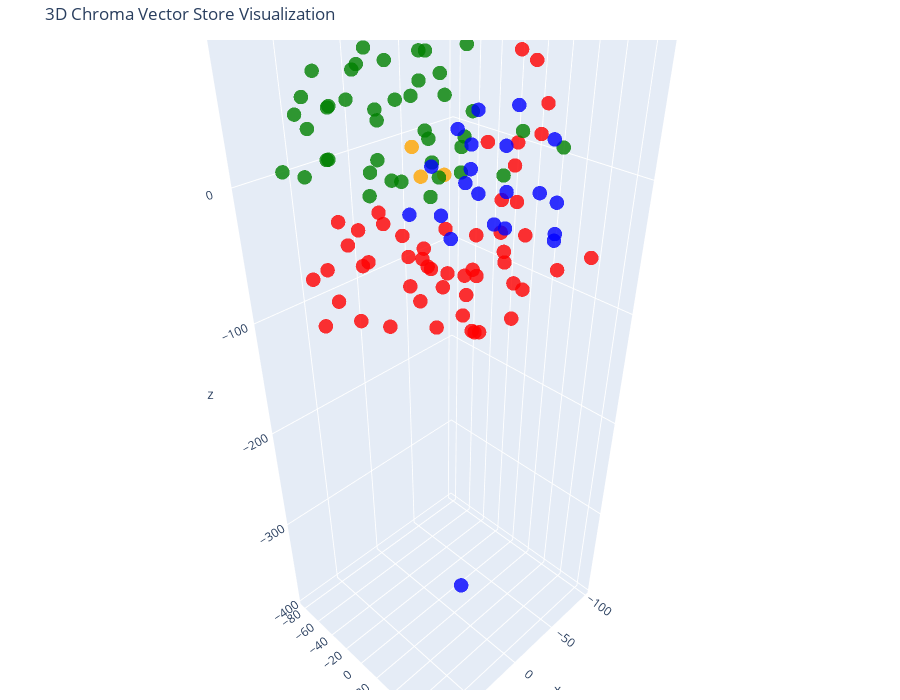

Notebook cell for this chart:
### Code cell
# 3Dを試してみましょう！

tsne = TSNE(n_components=3, random_state=42)
reduced_vectors = tsne.fit_transform(vectors)

# 3D散布図を作成します
fig = go.Figure(data=[go.Scatter3d(
    x=reduced_vectors[:, 0],
    y=reduced_vectors[:, 1],
    z=reduced_vectors[:, 2],
    mode='markers',
    marker=dict(size=5, color=colors, opacity=0.8),
    text=[f"Type: {t}<br>Text: {d[:100]}..." for t, d in zip(doc_types, documents)],
    hoverinfo='text'
)])

fig.update_layout(
    title='3D Chroma Vector Store Visualization',
    scene=dict(xaxis_title='x', yaxis_title='y', zaxis_title='z'),
    width=900,
    height=700,
    margin=dict(r=20, b=10, l=10, t=40)
)

fig.show()

### Figure 1 — Plotly figure (JSON) as saved in the notebook; plotly's stock layout.template omitted (floating-point values rounded to 4 significant figures)
{"data": [{"hoverinfo": "text", "marker": {"color": ["orange", "orange", "orange", "red", "red", "red", "red", "red", "red", "red", "red", "red", "red", "red", "red", "red", "red", "red", "red", "red", "red", "red", "red", "red", "red", "red", "red", "red", "red", "red", "red", "red", "red", "red", "red", "red", "red", "red", "red", "red", "red", "red", "red", "red", "red", "red", "red", "red", "red", "red", "red", "red", "red", "red", "red", "green", "green", "green", "green", "green", "green", "green", "green", "green", "green", "green", "green", "green", "green", "green", "green", "green", "green", "green", "green", "green", "green", "green", "green", "green", "green", "green", "green", "green", "green", "green", "green", "green", "green", "green", "green", "green", "green", "green", "green", "green", "green", "green", "green", "green", "green", "green", "blue", "blue", "blue", "blue", "blue", "blue", "blue", "blue", "blue", "blue", "blue", "blue", "blue", "blue", "blue", "blue", "blue", "blue", "blue", "blue", "blue"], "opacity": 0.8, "size": 5}, "mode": "markers", "text": ["Type: company<br>Text: # About Insurellm\n\nInsurellm was founded by Avery Lancaster in 2015 as an insurance tech startup des...", "Type: company<br>Text: # Careers at Insurellm\n\nInsurellm is hiring! We are looking for talented software engineers, data sc...", "Type: company<br>Text: # Overview of Insurellm\n\nInsurellm is an innovative insurance tech firm with 200 employees across th...", "Type: contracts<br>Text: # Contract with Apex Reinsurance for Rellm: AI-Powered Enterprise Reinsurance Solution\n\n## Terms\n\n1....", "Type: contracts<br>Text: ## Renewal\n\n1. **Automatic Renewal**: This Agreement will automatically renew for successive one-yea...", "Type: contracts<br>Text: 2. **Seamless Integrations**: The architecture of Rellm allows for easy integration with existing sy...", "Type: contracts<br>Text: 1. **Technical Support**: Provider shall offer dedicated technical support to the Client via phone, ...", "Type: contracts<br>Text: **Insurellm, Inc.**  \n_____________________________  \nAuthorized Signature   \nDate: ________________...", "Type: contracts<br>Text: # Contract with Belvedere Insurance for Markellm\n\n## Terms\nThis Contract (\"Agreement\") is made and e...", "Type: contracts<br>Text: ## Renewal\n1. **Renewal Terms**: This Agreement may be renewed for additional one-year terms upon mu...", "Type: contracts<br>Text: ## Features\n1. **AI-Powered Matching**: Belvedere Insurance will benefit from Markellm's AI-powered ...", "Type: contracts<br>Text: ## Support\n1. **Technical Support**: Technical support will be available from 9 AM to 7 PM EST, Mond...", "Type: contracts<br>Text: **Belvedere Insurance**  \nSignature: ______________________  \nName: [Authorized Signatory]  \nTitle: ...", "Type: contracts<br>Text: # Contract with BrightWay Solutions for Markellm\n\n**Contract Date:** October 5, 2023  \n**Contract ID...", "Type: contracts<br>Text: 3. **Service Level Agreement (SLA):**  \n   Insurellm commits to a 99.9% uptime for the platform with...", "Type: contracts<br>Text: 2. **Real-Time Quote Availability:**  \n   Consumers sourced via BrightWay Solutions will receive rea...", "Type: contracts<br>Text: 3. **Training and Onboarding:**  \n   Insurellm agrees to provide one free training session on how to...", "Type: contracts<br>Text: # Contract with EverGuard Insurance for Rellm: AI-Powered Enterprise Reinsurance Solution\n\n**Contrac...", "Type: contracts<br>Text: 4. **Usage Rights**: EverGuard Insurance is granted a non-exclusive, non-transferable license to acc...", "Type: contracts<br>Text: 1. **Core Functionality**: Rellm provides EverGuard Insurance with advanced AI-driven analytics, sea...", "Type: contracts<br>Text: 1. **Customer Support**: Insurellm will provide EverGuard Insurance with 24/7 customer support, incl...", "Type: contracts<br>Text: ---\n\n**Signatures**  \n**For Insurellm**: __________________________  \n**Name**: John Smith  \n**Title...", "Type: contracts<br>Text: # Contract with GreenField Holdings for Markellm\n\n**Effective Date:** November 15, 2023  \n**Contract...", "Type: contracts<br>Text: ## Renewal\n1. **Automatic Renewal**: This contract will automatically renew for sequential one-year ...", "Type: contracts<br>Text: ## Features\n1. **AI-Powered Matching**: Access to advanced algorithms that connect GreenField Holdin...", "Type: contracts<br>Text: ## Support\n1. **Customer Support Access**: The Client will have access to dedicated support through ...", "Type: contracts<br>Text: **Signatures:**  \n_________________________                           _________________________  \n**...", "Type: contracts<br>Text: # Contract with Greenstone Insurance for Homellm\n\n---\n\n## Terms\n\n1. **Parties**: This Contract (\"Agr...", "Type: contracts<br>Text: 4. **Payment Terms**: \n   - The Customer shall pay an amount of $10,000 per month for the Standard T...", "Type: contracts<br>Text: ---\n\n## Features\n\n- **AI-Powered Risk Assessment**: Customer will have access to enhanced risk evalu...", "Type: contracts<br>Text: - **Customer Portal**: A dedicated portal will be provided, allowing the Customer's clients to manag...", "Type: contracts<br>Text: ______________________________  \n[Name], [Title]  \nDate: ______________________\n\n**For Greenstone In...", "Type: contracts<br>Text: # Contract with GreenValley Insurance for Homellm\n\n**Contract Date:** October 6, 2023  \n**Contract N...", "Type: contracts<br>Text: 4. **Confidentiality:** Both parties agree to maintain the confidentiality of proprietary informatio...", "Type: contracts<br>Text: 1. **AI-Powered Risk Assessment:** Access to advanced AI algorithms for real-time risk evaluations.\n...", "Type: contracts<br>Text: 3. **Regular Updates:** Insurellm will offer ongoing updates and enhancements to the Homellm platfor...", "Type: contracts<br>Text: # Contract with Pinnacle Insurance Co. for Homellm\n\n## Terms\nThis contract (\"Contract\") is entered i...", "Type: contracts<br>Text: ## Renewal\n1. **Renewal Terms**: At the end of the initial term, this Contract shall automatically r...", "Type: contracts<br>Text: ## Features\n1. **AI-Powered Risk Assessment**: Utilized for tailored underwriting decisions specific...", "Type: contracts<br>Text: ## Support\n1. **Technical Support**: Insurellm shall provide 24/7 technical support via an email and...", "Type: contracts<br>Text: # Contract with Roadway Insurance Inc. for Carllm\n\n---\n\n## Terms\n\n1. **Agreement Effective Date**: T...", "Type: contracts<br>Text: ---\n\n## Renewal\n\n1. **Automatic Renewal**: This agreement will automatically renew for an additional...", "Type: contracts<br>Text: ---\n\n## Features\n\n1. **Access to Core Features**: Roadway Insurance Inc. will have access to all Pro...", "Type: contracts<br>Text: ---\n\n## Support\n\n1. **Technical Support**: Roadway Insurance Inc. will receive priority technical su...", "Type: contracts<br>Text: # Contract with Stellar Insurance Co. for Rellm\n\n## Terms\nThis contract is made between **Insurellm*...", "Type: contracts<br>Text: ### Termination\nEither party may terminate this agreement with a **30-day written notice**. In the e...", "Type: contracts<br>Text: ## Features\nStellar Insurance Co. will receive access to the following features of the Rellm product...", "Type: contracts<br>Text: ## Support\nInsurellm provides Stellar Insurance Co. with the following support services:\n\n- **24/7 T...", "Type: contracts<br>Text: # Contract with TechDrive Insurance for Carllm\n\n**Contract Date:** October 1, 2024  \n**Contract Dura...", "Type: contracts<br>Text: ## Renewal\n\n1. **Automatic Renewal**: This contract shall automatically renew for additional one-yea...", "Type: contracts<br>Text: ## Support\n\n1. **Customer Support**: Insurellm will provide 24/7 customer support to TechDrive Insur...", "Type: contracts<br>Text: **TechDrive Insurance Representative:**  \nName: Sarah Johnson  \nTitle: Operations Director  \nDate: _...", "Type: contracts<br>Text: # Contract with Velocity Auto Solutions for Carllm\n\n**Contract Date:** October 1, 2023  \n**Contract ...", "Type: contracts<br>Text: ## Renewal\n\n1. **Automatic Renewal**: This contract will automatically renew for successive 12-month...", "Type: contracts<br>Text: ## Support\n\n1. **Customer Support**: Velocity Auto Solutions will have access to Insurellm’s custome...", "Type: employees<br>Text: # HR Record\n\n# Alex Chen\n\n## Summary\n- **Date of Birth:** March 15, 1990  \n- **Job Title:** Backend ...", "Type: employees<br>Text: ## Annual Performance History\n- **2020:**  \n  - Completed onboarding successfully.  \n  - Met expecta...", "Type: employees<br>Text: ## Compensation History\n- **2020:** Base Salary: $80,000  \n- **2021:** Base Salary Increase to $90,0...", "Type: employees<br>Text: Alex Chen continues to be a vital asset at Insurellm, contributing significantly to innovative backe...", "Type: employees<br>Text: # HR Record\n\n# Alex Harper\n\n## Summary\n- **Date of Birth**: March 15, 1993  \n- **Job Title**: Sales ...", "Type: employees<br>Text: ## Annual Performance History  \n- **2021**:  \n  - **Performance Rating**: 4.5/5  \n  - **Key Achievem...", "Type: employees<br>Text: - **2022**:  \n  - **Base Salary**: $65,000 (Promotion to Senior SDR)  \n  - **Bonus**: $13,000 (20% o...", "Type: employees<br>Text: # HR Record\n\n# Alex Thomson\n\n## Summary\n- **Date of Birth:** March 15, 1995  \n- **Job Title:** Sales...", "Type: employees<br>Text: ## Annual Performance History  \n- **2022** - Rated as \"Exceeds Expectations.\" Alex Thomson achieved ...", "Type: employees<br>Text: ## Other HR Notes\n- Alex Thomson is an active member of the Diversity and Inclusion committee at Ins...", "Type: employees<br>Text: # Avery Lancaster\n\n## Summary\n- **Date of Birth**: March 15, 1985  \n- **Job Title**: Co-Founder & Ch...", "Type: employees<br>Text: - **2010 - 2013**: Business Analyst at Edge Analytics  \n  Prior to joining Innovate, Avery worked as...", "Type: employees<br>Text: - **2018**: **Exceeds Expectations**  \n  Under Avery’s pivoted vision, Insurellm launched two new su...", "Type: employees<br>Text: - **2022**: **Satisfactory**  \n  Avery focused on rebuilding team dynamics and addressing employee c...", "Type: employees<br>Text: ## Compensation History\n- **2015**: $150,000 base salary + Significant equity stake  \n- **2016**: $1...", "Type: employees<br>Text: ## Other HR Notes\n- **Professional Development**: Avery has actively participated in leadership trai...", "Type: employees<br>Text: # HR Record\n\n# Emily Carter\n\n## Summary\n- **Date of Birth:** August 12, 1990  \n- **Job Title:** Acco...", "Type: employees<br>Text: - **2017-2019:** Marketing Intern  \n  - Assisted with market research and campaign development for s...", "Type: employees<br>Text: ## Compensation History\n| Year | Base Salary | Bonus         | Total Compensation |\n|------|--------...", "Type: employees<br>Text: Emily Carter exemplifies the kind of talent that drives Insurellm's success and is an invaluable ass...", "Type: employees<br>Text: # HR Record\n\n# Emily Tran\n\n## Summary\n- **Date of Birth:** March 18, 1991  \n- **Job Title:** Digital...", "Type: employees<br>Text: - **January 2017 - May 2018**: Marketing Intern  \n  - Supported the Marketing team by collaborating ...", "Type: employees<br>Text: - **2021**:  \n  - Performance Rating: Meets Expectations  \n  - Key Achievements: Contributed to the ...", "Type: employees<br>Text: - **Professional Development Goals**:  \n  - Emily Tran aims to become a Marketing Manager within the...", "Type: employees<br>Text: # HR Record\n\n# Jordan Blake\n\n## Summary\n- **Date of Birth:** March 15, 1993  \n- **Job Title:** Sales...", "Type: employees<br>Text: ## Annual Performance History\n- **2021:** First year at Insurellm; achieved 90% of monthly targets. ...", "Type: employees<br>Text: ## Other HR Notes\n- Jordan has shown an interest in continuing education, actively participating in ...", "Type: employees<br>Text: # HR Record\n\n# Jordan K. Bishop\n\n## Summary\n- **Date of Birth:** March 15, 1990\n- **Job Title:** Fro...", "Type: employees<br>Text: ## Annual Performance History\n- **2019:** Exceeds Expectations - Continuously delivered high-quality...", "Type: employees<br>Text: ## Compensation History\n- **June 2018:** Starting Salary - $85,000\n- **June 2019:** Salary Increase ...", "Type: employees<br>Text: ## Other HR Notes\n- Jordan K. Bishop has been an integral part of club initiatives, including the In...", "Type: employees<br>Text: # HR Record\n\n# Maxine Thompson\n\n## Summary\n- **Date of Birth:** January 15, 1991  \n- **Job Title:** ...", "Type: employees<br>Text: ## Insurellm Career Progression\n- **January 2017 - October 2018**: **Junior Data Engineer**  \n  * Ma...", "Type: employees<br>Text: ## Annual Performance History\n- **2017**: *Meets Expectations*  \n  Maxine showed potential in her ro...", "Type: employees<br>Text: - **2021**: *Exceeds Expectations*  \n  Maxine spearheaded the transition to a new data warehousing s...", "Type: employees<br>Text: ## Compensation History\n- **2017**: $70,000 (Junior Data Engineer)  \n- **2018**: $75,000 (Junior Dat...", "Type: employees<br>Text: # HR Record\n\n# Oliver Spencer\n\n## Summary\n- **Date of Birth**: May 14, 1990  \n- **Job Title**: Backe...", "Type: employees<br>Text: ## Annual Performance History\n- **2018**: **3/5** - Adaptable team player but still learning to take...", "Type: employees<br>Text: ## Compensation History\n- **March 2018**: Initial salary of $80,000.\n- **July 2019**: Salary increas...", "Type: employees<br>Text: # Samantha Greene\n\n## Summary\n- **Date of Birth:** October 14, 1990\n- **Job Title:** HR Generalist\n-...", "Type: employees<br>Text: ## Annual Performance History\n- **2020:** Exceeds Expectations  \n  Samantha Greene demonstrated exce...", "Type: employees<br>Text: ## Compensation History\n- **2020:** Base Salary - $55,000  \n  The entry-level salary matched industr...", "Type: employees<br>Text: - **2023:** Base Salary - $70,000  \n  Recognized for substantial improvement in employee relations m...", "Type: employees<br>Text: # HR Record\n\n# Samuel Trenton\n\n## Summary\n- **Date of Birth:** April 12, 1989  \n- **Job Title:** Sen...", "Type: employees<br>Text: ## Annual Performance History\n- **2023:** Rating: 4.5/5  \n  *Samuel exceeded expectations, successfu...", "Type: employees<br>Text: ## Compensation History\n- **2023:** Base Salary: $115,000 + Bonus: $15,000  \n  *Annual bonus based o...", "Type: employees<br>Text: - **Engagement in Company Culture:** Regularly participates in team-building events and contributes ...", "Type: products<br>Text: # Product Summary\n\n# Carllm\n\n## Summary\n\nCarllm is an innovative auto insurance product developed by...", "Type: products<br>Text: - **Instant Quoting**: With Carllm, insurance companies can offer near-instant quotes to customers, ...", "Type: products<br>Text: - **Mobile Integration**: Carllm is designed to work seamlessly with mobile applications, providing ...", "Type: products<br>Text: - **Professional Tier**: $2,500/month\n  - For medium-sized companies.\n  - All Basic Tier features pl...", "Type: products<br>Text: ### Q2 2025: Customer Experience Improvements\n- Launch of a new **mobile app** for end-users.\n- Intr...", "Type: products<br>Text: # Product Summary\n\n# Homellm\n\n## Summary\nHomellm is an innovative home insurance product developed b...", "Type: products<br>Text: ### 2. Dynamic Pricing Model\nWith Homellm's innovative dynamic pricing model, insurance providers ca...", "Type: products<br>Text: ### 5. Multi-Channel Integration\nHomellm seamlessly integrates into existing insurance platforms, pr...", "Type: products<br>Text: - **Basic Tier:** Starting at $5,000/month for small insurers with basic integration features.\n- **S...", "Type: products<br>Text: All tiers include a comprehensive training program and ongoing updates to ensure optimal performance...", "Type: products<br>Text: With Homellm, Insurellm is committed to transforming the landscape of home insurance, ensuring both ...", "Type: products<br>Text: # Product Summary\n\n# Markellm\n\n## Summary\n\nMarkellm is an innovative two-sided marketplace designed ...", "Type: products<br>Text: - **User-Friendly Interface**: Designed with user experience in mind, Markellm features an intuitive...", "Type: products<br>Text: - **Customer Support**: Our dedicated support team is always available to assist both consumers and ...", "Type: products<br>Text: ### For Insurance Companies:\n- **Basic Listing Fee**: $199/month for a featured listing on the platf...", "Type: products<br>Text: ### Q3 2025\n- Initiate a comprehensive marketing campaign targeting both consumers and insurers to i...", "Type: products<br>Text: # Product Summary\n\n# Rellm: AI-Powered Enterprise Reinsurance Solution\n\n## Summary\n\nRellm is an inno...", "Type: products<br>Text: ### Seamless Integrations\nRellm's architecture is designed for effortless integration with existing ...", "Type: products<br>Text: ### Regulatory Compliance Tools\nRellm includes built-in compliance tracking features to help organiz...", "Type: products<br>Text: Join the growing number of organizations leveraging Rellm to enhance their reinsurance processes whi...", "Type: products<br>Text: Experience the future of reinsurance with Rellm, where innovation meets reliability. Let Insurellm h..."], "type": "scatter3d", "x": [-11.96, -23.59, -32.42, -18.82, -44.31, -71.63, 21.91, 56.9, 9.851, 66.69, -43.47, 41.7, 41.49, -12.11, -2.222, -19.17, 50.06, -15.34, -35.72, -55.25, 22.33, 20.28, -0.08157, 83.64, -47.43, -26.11, 41.68, 5.738, -11.25, -78.76, -10.04, 53.05, 2.001, 75.06, -53.79, 25.38, 28.89, 87.4, -77.22, -69.62, 52.19, 78.04, -97.86, 39.36, -68.35, 70.78, -49.41, -4.302, 24.06, 14.0, 12.83, 1.805, 41.78, 56.92, 27.39, 48.42, 23.46, -12.7, -1.056, 29.65, 2.177, 22.88, 11.75, -17.99, -0.5526, 16.11, 47.84, 71.11, 72.26, 9.404, 33.64, 9.372, -1.84, -22.55, 14.26, -3.564, 21.48, -27.06, -21.82, 31.32, -5.283, 43.53, 61.35, 48.17, 39.28, 66.47, 66.78, 68.88, 57.3, 68.95, 52.56, 40.87, 32.97, 28.7, 34.02, 31.09, 5.262, 11.93, 23.93, -1.134, 22.87, -41.67, -63.7, -72.61, -55.7, -17.22, -72.13, -65.68, -60.43, -47.28, -74.44, -92.65, -37.74, -61.14, -36.96, -47.39, -43.31, -37.51, -71.36, -72.5, -85.45, -70.38, -41.06], "y": [-26.98, -47.73, -25.49, 38.67, 45.65, 28.09, 9.326, 53.49, 41.74, -0.2849, -15.53, 18.15, 47.4, -2.052, -19.36, -29.14, 86.98, 41.24, 33.42, 18.76, -2.415, 53.57, 66.7, 1.259, 36.25, 79.49, 74.19, 40.85, 22.63, 10.63, 58.38, 74.93, 29.24, 67.23, 13.39, 62.66, 28.95, -9.672, -7.499, 74.54, -51.56, -31.64, -14.51, -52.61, 6.979, 32.5, 34.54, 3.871, -42.48, -64.34, -42.49, -31.72, -26.43, -20.88, -20.94, 43.84, -73.86, -35.78, -4.926, 21.34, -6.353, 9.891, 35.0, -25.9, 20.95, -36.92, -47.41, -38.97, -60.32, -19.02, -23.56, 63.02, -79.89, -19.36, 9.451, 64.49, -81.65, -1.206, 79.34, 34.16, 2.095, 7.659, 36.16, -76.62, -18.94, 15.03, 23.36, -13.94, -54.16, -34.73, -7.152, 60.49, -74.95, -29.41, -14.31, -45.87, -39.11, -22.93, 52.3, 14.65, 3.827, -58.75, -30.26, -43.78, -62.19, 11.31, -51.69, 2.184, -3.609, 17.93, 39.8, 25.78, 1.38, 34.52, -33.39, -33.81, 62.45, -67.33, -4.713, 3.715, 24.88, -30.36, -8.856], "z": [-5.325, 6.596, -9.341, -25.77, 32.99, 41.82, -40.13, -17.2, -40.09, -70.96, -87.19, -28.17, -37.51, -67.95, -93.31, -75.62, 61.85, -1.894, 12.27, 18.4, -64.5, -9.019, -43.73, -49.05, -79.59, -39.69, -19.48, -88.47, -103.4, -57.78, -77.06, -39.98, -66.46, 6.852, -69.31, -69.41, -79.64, -69.77, -76.97, -49.07, -59.89, -49.14, -45.67, -29.41, 71.14, -58.56, 72.96, -30.0, -61.0, -47.85, -27.97, -45.1, -51.2, -28.95, -24.29, 52.39, 38.49, 45.32, 13.25, 46.92, 80.06, 70.51, 42.47, 95.47, 29.79, 10.8, 16.5, 14.37, 11.84, 109.7, 11.08, 26.8, 55.19, 60.5, -0.5643, 49.0, 0.6429, 79.59, 38.9, 23.7, 55.27, 17.73, 30.35, 37.97, 106.9, 17.38, 67.14, 60.48, 55.29, 43.83, 81.49, 36.6, 61.8, 82.29, 45.42, 50.05, 69.56, 50.82, 63.2, 96.06, 97.88, 63.93, -15.24, -32.1, -19.9, -388.7, 6.349, -23.36, -47.92, -39.39, -45.35, -32.29, -16.49, -13.17, -43.29, -65.24, -31.63, -53.57, 6.177, 35.21, 14.47, 25.1, 13.69]}], "layout": {"height": 700, "margin": {"b": 10, "l": 10, "r": 20, "t": 40}, "scene": {"xaxis": {"title": {"text": "x"}}, "yaxis": {"title": {"text": "y"}}, "zaxis": {"title": {"text": "z"}}}, "title": {"text": "3D Chroma Vector Store Visualization"}, "width": 900}}
